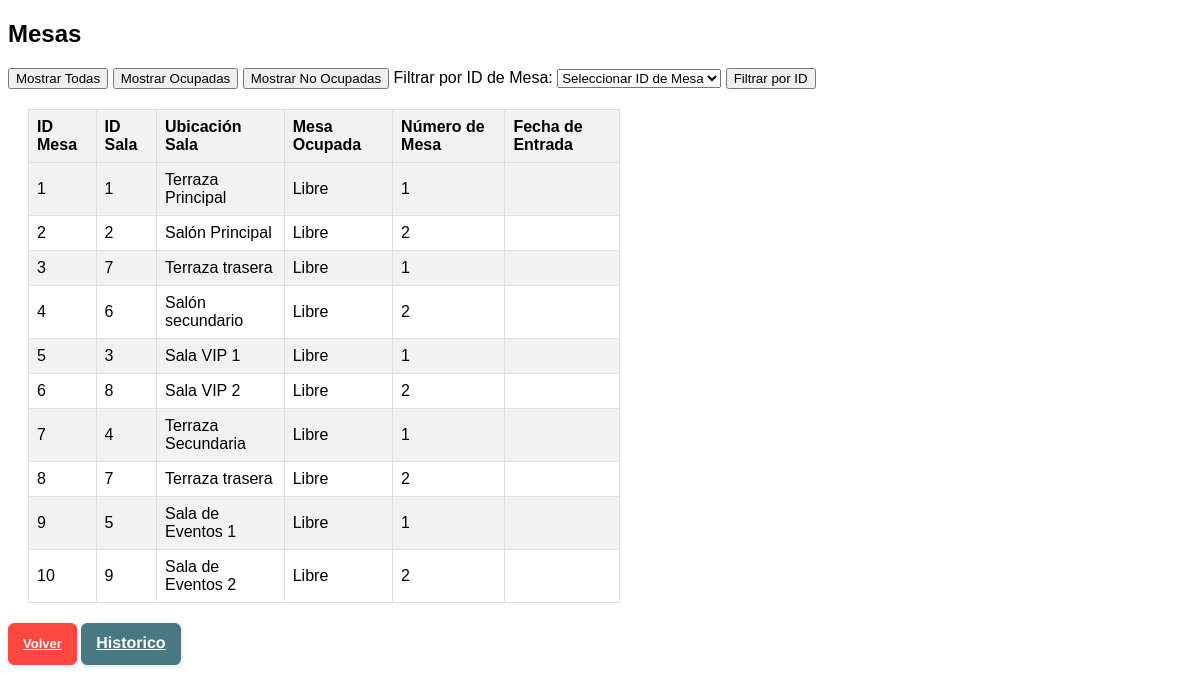
The app's page /filtro2.php with its own data.
### tables this page shows
CREATE TABLE `tbl_mesas` (
  `id_mesa` int(11) NOT NULL,
  `id_sala` int(11) DEFAULT NULL,
  `mesa_ocupada` tinyint(1) DEFAULT 0,
  `numero_mesa` int(11) DEFAULT NULL,
  `fecha_entrada` timestamp NULL DEFAULT NULL
);

CREATE TABLE `tbl_salas` (
  `id_sala` int(11) NOT NULL,
  `ubicacion_sala` varchar(50) NOT NULL,
  `capacidad` int(11) NOT NULL
);

### filtro2.php (the view, shortened to what this page needs)
<?php
include_once("./proc/conexion.php");
$sql_base = "SELECT m.id_mesa, m.id_sala, s.ubicacion_sala, m.mesa_ocupada, m.numero_mesa, m.fecha_entrada
             FROM tbl_mesas m
             INNER JOIN tbl_salas s ON m.id_sala = s.id_sala";
if ($_SERVER["REQUEST_METHOD"] == "POST") {
    if (isset($_POST['mostrar_ocupadas'])) {
        $sql_select_mesas = "$sql_base WHERE m.mesa_ocupada = 1";
    } elseif (isset($_POST['mostrar_no_ocupadas'])) {
        $sql_select_mesas = "$sql_base WHERE m.mesa_ocupada = 0";
    } elseif (isset($_POST['mostrar_todas'])) {
        $sql_select_mesas = $sql_base;
    } elseif (isset($_POST['filtrar_por_id'])) {
        $id_mesa_seleccionada = $_POST['id_mesa_seleccionada'];
        $sql_select_mesas = "$sql_base WHERE m.id_mesa = $id_mesa_seleccionada";
    } else {
        $sql_select_mesas = $sql_base;
    }
} else {
    $sql_select_mesas = $sql_base;
}
$result_mesas = mysqli_query($conn, $sql_select_mesas);
?>
<!DOCTYPE html>
<html lang="es">
<head>
    <link rel="stylesheet" href="./css/style.css">
</head>
<body>
<h2>Mesas</h2>
<form action="#" method="post">
    <input type="submit" name="mostrar_todas" value="Mostrar Todas">
    <input type="submit" name="mostrar_ocupadas" value="Mostrar Ocupadas">
    <input type="submit" name="mostrar_no_ocupadas" value="Mostrar No Ocupadas">
    <label for="id_mesa_seleccionada">Filtrar por ID de Mesa:</label>
    <select name="id_mesa_seleccionada" id="id_mesa_seleccionada">
        <option value="">Seleccionar ID de Mesa</option>
    </select>
    <input type="submit" name="filtrar_por_id" value="Filtrar por ID">
</form>
<table>
    <tr>
        <th>ID Mesa</th>
        <th>ID Sala</th>
        <th>Ubicación Sala</th>
        <th>Mesa Ocupada</th>
        <th>Número de Mesa</th>
        <th>Fecha de Entrada</th>
    </tr>
    <?php
    while ($row = mysqli_fetch_assoc($result_mesas)) {
        echo "<tr>";
        echo "<td>{$row['id_mesa']}</td>";
        echo "<td>{$row['id_sala']}</td>";
        echo "<td>{$row['ubicacion_sala']}</td>";
        $estado_mesa = ($row['mesa_ocupada'] == 1) ? "Ocupada" : "Libre";
        echo "<td>$estado_mesa</td>";
        echo "<td>{$row['numero_mesa']}</td>";
        echo "<td>{$row['fecha_entrada']}</td>";
        echo "</tr>";
    }
    ?>
</table>
<a href="home.php" class="logout">Volver</a>
<a href="./registros.php" class="regBtn">Historico</a>
</body>
</html>

### css/style.css (style rules this page uses)
* { font-family: 'Montserrat', sans-serif; }
.logout { background: #FF4742; border: 1px solid #FF4742; border-radius: 6px; box-shadow: rgba(0, 0, 0, 0.1) 1px 2px 4px; box-sizing: border-box; color: #FFFFFF; cursor: pointer; display: inline-block; font-size: 13px; font-weight: 800; line-height: 16px; min-height: 40px; outline: 0; padding: 12px 14px; text-align: center; text-rendering: geometricprecision; text-transform: none; user-select: none; -webkit-user-select: none; touch-action: manipulation; vertical-align: middle; }
.regBtn { background: #487882; border: 1px solid #487882; border-radius: 6px; box-shadow: rgba(0, 0, 0, 0.1) 1px 2px 4px; box-sizing: border-box; color: #FFFFFF; cursor: pointer; display: inline-block; font-size: 16px; font-weight: 800; line-height: 16px; min-height: 40px; outline: 0; padding: 12px 14px; text-align: center; text-rendering: geometricprecision; text-transform: none; user-select: none; -webkit-user-select: none; touch-action: manipulation; vertical-align: middle; text-shadow:none; }
tr:nth-child(even) { background-color: #f2f2f2; }
table, th, td { border: 1px solid; border-color: rgb(202, 202, 202); }

### filtro2.php (style rules this page uses)
table { width: 50%; border-collapse: collapse; margin: 20px; }
th, td { border: 1px solid #dddddd; text-align: left; padding: 8px; }
th { background-color: #f2f2f2; }
form { margin-bottom: 20px; }

### records on screen
tbl_mesas: id_mesa "1", id_sala "1", id_sala.ubicacion_sala "Terraza Principal", mesa_ocupada "Libre", numero_mesa "1"
tbl_mesas: id_mesa "2", id_sala "2", id_sala.ubicacion_sala "Salón Principal", mesa_ocupada "Libre", numero_mesa "2"
tbl_mesas: id_mesa "3", id_sala "7", id_sala.ubicacion_sala "Terraza trasera", mesa_ocupada "Libre", numero_mesa "1"
tbl_mesas: id_mesa "4", id_sala "6", id_sala.ubicacion_sala "Salón secundario", mesa_ocupada "Libre", numero_mesa "2"
tbl_mesas: id_mesa "5", id_sala "3", id_sala.ubicacion_sala "Sala VIP 1", mesa_ocupada "Libre", numero_mesa "1"
tbl_mesas: id_mesa "6", id_sala "8", id_sala.ubicacion_sala "Sala VIP 2", mesa_ocupada "Libre", numero_mesa "2"
tbl_mesas: id_mesa "7", id_sala "4", id_sala.ubicacion_sala "Terraza Secundaria", mesa_ocupada "Libre", numero_mesa "1"
tbl_mesas: id_mesa "8", id_sala "7", id_sala.ubicacion_sala "Terraza trasera", mesa_ocupada "Libre", numero_mesa "2"
tbl_mesas: id_mesa "9", id_sala "5", id_sala.ubicacion_sala "Sala de Eventos 1", mesa_ocupada "Libre", numero_mesa "1"
tbl_mesas: id_mesa "10", id_sala "9", id_sala.ubicacion_sala "Sala de Eventos 2", mesa_ocupada "Libre", numero_mesa "2"
